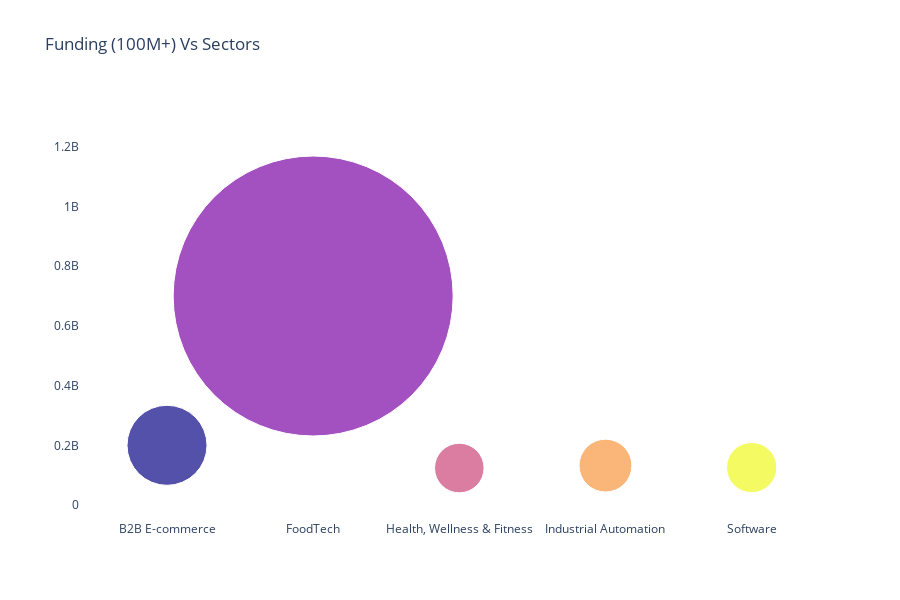

Here is the notebook cell this chart was saved with:
### Code cell
sector_above_100M = sector_amount[sector_amount>100000000]
print("\033[1mSectors above $100M :-\033[0m \n")
print(f"\033[1m {sector_above_100M} \033[0m")
colr=np.arange(0,sector_above_100M.values.size)
fig=go.Figure(data=[go.Scatter(x=sector_above_100M.index,y=sector_above_100M.values,mode='markers', marker=dict(size=sector_above_100M.values / 2500000 ,
                color=colr))],layout=go.Layout(title='Funding (100M+) Vs Sectors'))
fig.update_traces(hoverinfo='x+y', textfont_size=10)               
fig.update_layout(height=600,autosize=True ,plot_bgcolor='rgb(275, 275, 275)')

### Figure 1 — Plotly figure (JSON) as saved in the notebook; plotly's stock layout.template omitted (floating-point values rounded to 4 significant figures)
{"data": [{"hoverinfo": "x+y", "marker": {"color": [0, 1, 2, 3, 4], "size": [80.0, 280.0, 49.54, 52.8, 50.2]}, "mode": "markers", "textfont": {"size": 10}, "type": "scatter", "x": ["B2B E-commerce", "FoodTech", "Health, Wellness & Fitness", "Industrial Automation", "Software"], "y": [200000000.0, 700000000.0, 123800000.0, 132000000.0, 125500000.0]}], "layout": {"autosize": true, "height": 600, "plot_bgcolor": "rgb(275, 275, 275)", "title": {"text": "Funding (100M+) Vs Sectors"}}}
